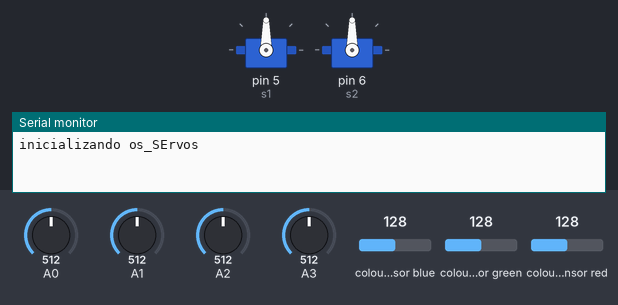
A sketch run on a simulated Arduino Uno, built with avr-gcc and run on an emulated ATmega328P. Parts: 2 × servo, the last lines printed to the serial monitor. The test bench sets the inputs (shaded band); at power-on: A0 = 512, A3 = 512, A1 = 512, A2 = 512, colour sensor blue 128, colour sensor green 128, colour sensor red 128.

Above: at 1.2 s.
1.3 s: A0 set to 532
At 3.7 s:
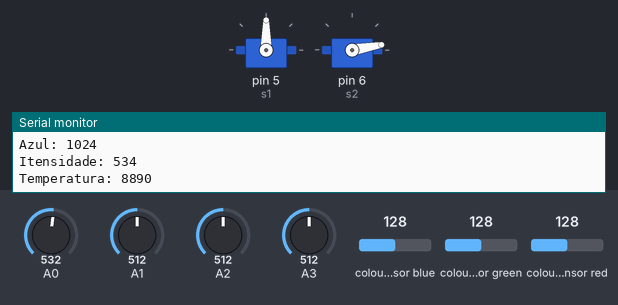
4.8 s: A3 set to 559
At 9.0 s:
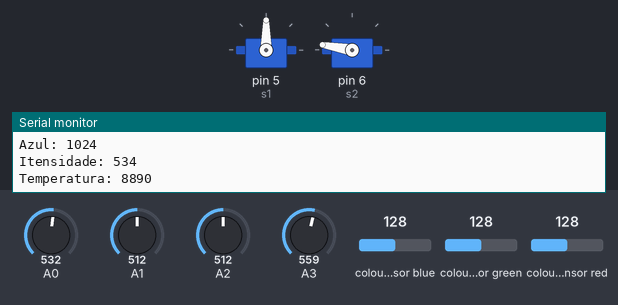
9.5 s: A1 set to 531
At 11.8 s:
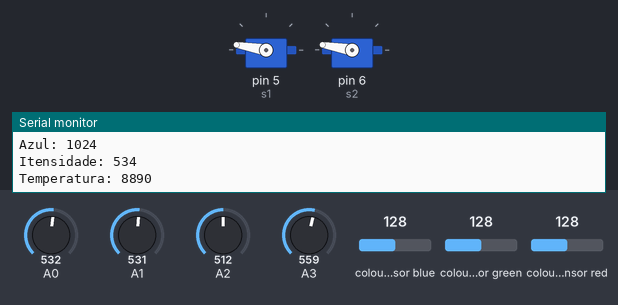
13.0 s: A2 set to 716
At 17.3 s:
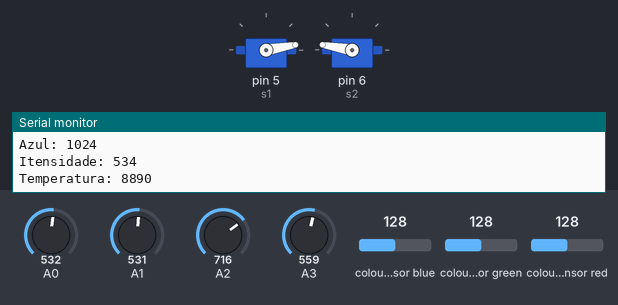
17.5 s: A0 set to 716
At 17.97 s:
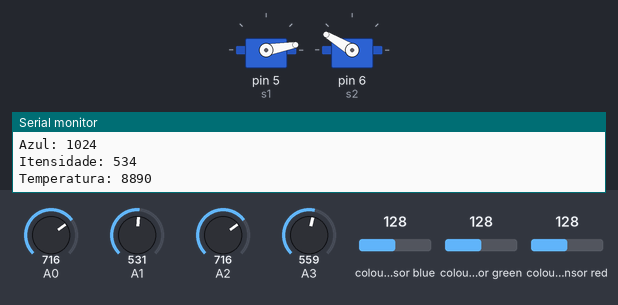
21.0 s: A2 set to 306
At 25.0 s:
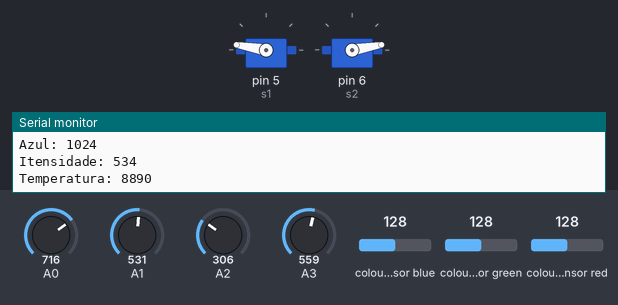
Timing chart, 0 to 25.5 s (numbered marks = the images above; inputs shaded):
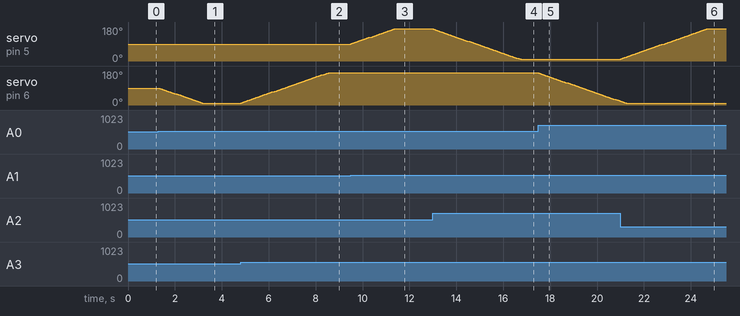

The sketch:

teste.ino
```cpp
#include <SPI.h>
#include <Wire.h>
#include <Adafruit_TCS34725.h>
#include <Servo.h>

//Instanciando as classes
Adafruit_TCS34725 TCS = Adafruit_TCS34725(TCS34725_INTEGRATIONTIME_300MS, TCS34725_GAIN_1X);
Servo s1;
Servo s2;

int S1angulo = 90, S2angulo = 90;
long tempo = 0;
bool mudou = false;
float tolerancia = 8;

char* command="";

void setup() {
  Serial.begin( 115200 );
  Serial.println( "inicializando os_SErvos");
  s1.attach( 5 );
  s2.attach( 6 );
  // put your_SEtup code here, to run once:
  s1.write( S1angulo );
  s2.write( S2angulo );

}

void loop() {
  //char input;
  //while( !Serial.available() ) {
  float L=0, N=0, S=0, O=0;
  for (int i=1;i<10;i++){
    L += analogRead( A0 );
    N += analogRead( A1 );
    S += analogRead( A2 );
    O += analogRead( A3 );
  }
  L = L/10;
  N = N/10;
  S = S/10;
  O = O/10;

  if (abs( millis()-tempo) > 2000 || mudou ) {

    //Lendo TSC34725
    uint16_t r, g, b, c, TempCor, LUX;
    //O sensor lê os valores do Vermelho (R), Verde(G), Azul(B)
    TCS.getRawData(&r, &g, &b, &c);
    //Calcula a temperatura da cor
    TempCor = TCS.calculateColorTemperature(r, g, b);
    //Calcula a luminosidade
    LUX = TCS.calculateLux(r, g, b);

    Serial.println("-----------------------");
    Serial.print( "LDR1 (L): ");
    Serial.println( L );
    Serial.print( "LDR2 (N): ");
    Serial.println( N );
    Serial.print( "LDR3 (S): ");
    Serial.println( S );
    Serial.print( "LDR4 (O): ");
    Serial.println( O );
    Serial.println( "-------------------" );
    Serial.print( "S1Angulo: ");
    Serial.println( S1angulo );
    Serial.print( "S2Angulo: ");
    Serial.println( S2angulo );
    Serial.println( "-------------------" );
    Serial.print( "Vermelho: ");
    Serial.println( r );
    Serial.print( "Verde: ");
    Serial.println( g );
    Serial.print( "Azul: ");
    Serial.println( b );
    Serial.print( "Itensidade: ");
    Serial.println( LUX );
    Serial.print( "Temperatura: ");
    Serial.println( TempCor );
    tempo = millis();
    mudou = false;
  }

  int S1AnguloAnterior = S1angulo;
  int S2AnguloAnterior = S2angulo;

  float _NE = N + L;
  float _SE = S + L;
  float _NO = N + O;
  float _SO = S + O;

  if ( abs( _SE - _SO) > tolerancia || abs( _SE - _SO) > tolerancia ) {
    if (_SE > _SO && _NE > _NO ) { S2angulo--; }
    if (_SE < _SO && _NE < _NO ) { S2angulo++; }
  }
  if ( abs( _SE - _NE) > tolerancia || abs( _SO - _NO) > tolerancia ) {
    if (_SE > _NE && _SO > _NO ) { S1angulo--; }
    if (_SE < _NE && _SO < _NO ) { S1angulo++; }
  }

  if( S1angulo > 170 ) { S1angulo = 170; }
  if( S1angulo < 10 ) { S1angulo = 10; }
  if( S2angulo > 170 ) { S2angulo = 170; }
  if( S2angulo < 10 ) { S2angulo = 10; }

  // if ( !( S1angulo == S1AnguloAnterior && S1angulo == S1AnguloAnterior  )) { mudou = true; }

  s1.write( S1angulo );
  s2.write( S2angulo );

  delay( 18 );

}
```

Measured:
- the behaviour switches between 520 and 521 on A0 (found by bisection; images 0 and 1)
- the behaviour switches between 540 and 541 on A3 (found by bisection; images 1 and 2)
- the behaviour switches between 520 and 521 on A1 (found by bisection; images 2 and 3)
- after the input at 1.3 s, servo on pin 6 (s2): moves from 90° to 10° over 1.9 s, starting at once
- after the input at 4.8 s, servo on pin 6 (s2): moves from 10° to 170° over 3.7 s, starting at once
- after the input at 9.5 s, servo on pin 5 (s1): moves from 90° to 170° over 1.9 s, starting at once
- after the input at 13.0 s, servo on pin 5 (s1): moves from 170° to 10° over 3.7 s, starting at once
- after the input at 17.5 s, servo on pin 6 (s2): moves from 170° to 21° over 3.5 s, starting at once
- after the input at 21.0 s, servo on pin 5 (s1): moves from 10° to 170° over 3.7 s, starting at once
